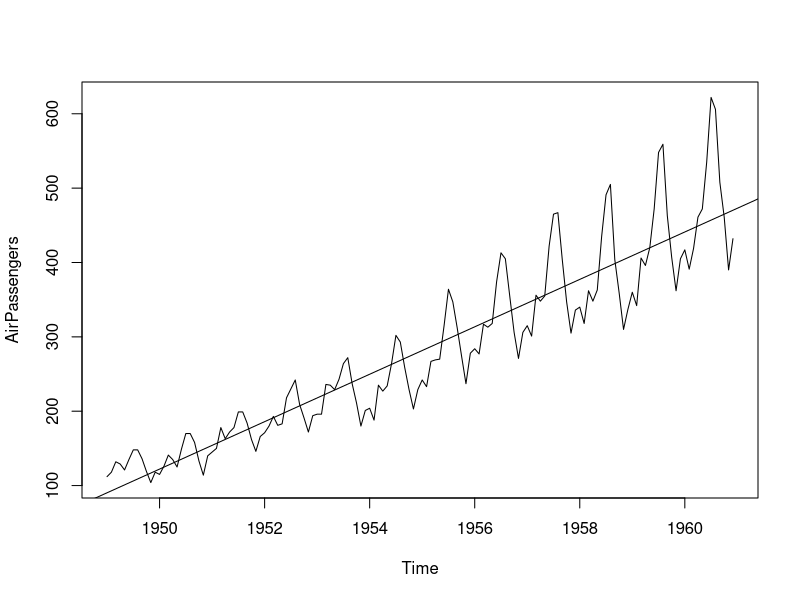

Here is the R script that generated this plot:
#Time series analysis
data(AirPassengers)
class(AirPassengers)
plot(AirPassengers)
#Fitting a regression line in the data
abline(reg = lm(AirPassengers~time(AirPassengers)))
